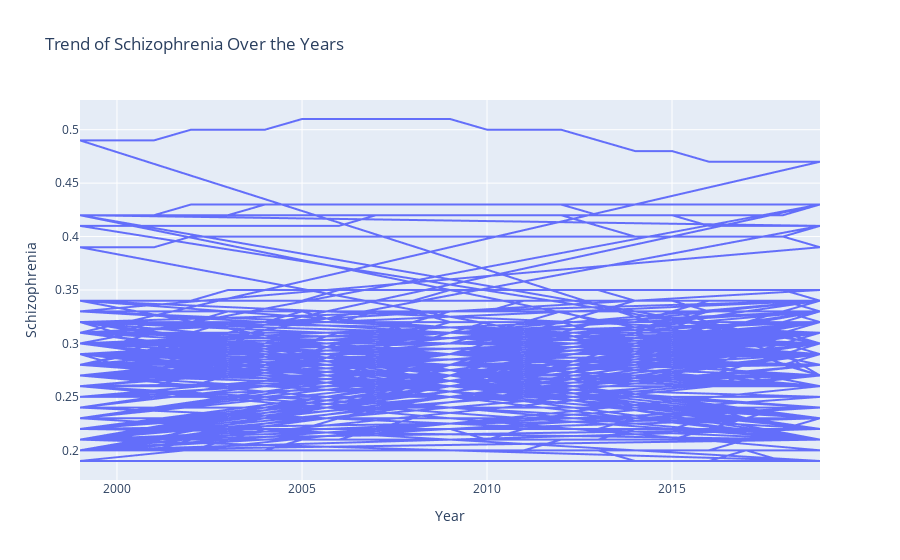

Notebook code for this chart:
### Markdown cell above
Interpretation:
- Prevalence Rates: The prevalence rates of schizophrenia appear to be spread between approximately 0.2% and 0.5%. This spread indicates the variance in schizophrenia prevalence among different populations or data subsets over time.
- Stability Over Time: There is no clear upward or downward trend visible in the prevalence rates; the lines are relatively stable across the years. This suggests that the prevalence of schizophrenia has not changed significantly during the period covered by the data.
- Data Density: There is a dense clustering of lines at the lower end of the prevalence scale, which may indicate that a majority of the data points or countries have lower prevalence rates.

### Code cell
# Select a specific disorder (e.g., Schizophrenia) for time series analysis
disorder = 'Schizophrenia'

# Create a line chart for the trend of the selected disorder over the years
fig = px.line(data, x='Year', y=disorder, title=f'Trend of {disorder} Over the Years')
fig.show()

### Figure 1 — Plotly figure (JSON) as saved in the notebook; plotly's stock layout.template omitted (floating-point values rounded to 4 significant figures; data arrays with more than 128 entries replaced by an {"elided": "..."} marker saying what was removed)
{"data": [{"hovertemplate": "Year=%{x}<br>Schizophrenia=%{y}<extra></extra>", "legendgroup": "", "line": {"color": "#636efa", "dash": "solid"}, "marker": {"symbol": "circle"}, "mode": "lines", "name": "", "showlegend": false, "type": "scattergl", "x": {"elided": "4137 str values"}, "xaxis": "x", "y": {"elided": "4137 float values"}, "yaxis": "y"}], "layout": {"legend": {"tracegroupgap": 0}, "title": {"text": "Trend of Schizophrenia Over the Years"}, "xaxis": {"anchor": "y", "domain": [0, 1], "title": {"text": "Year"}}, "yaxis": {"anchor": "x", "domain": [0, 1], "title": {"text": "Schizophrenia"}}}}
